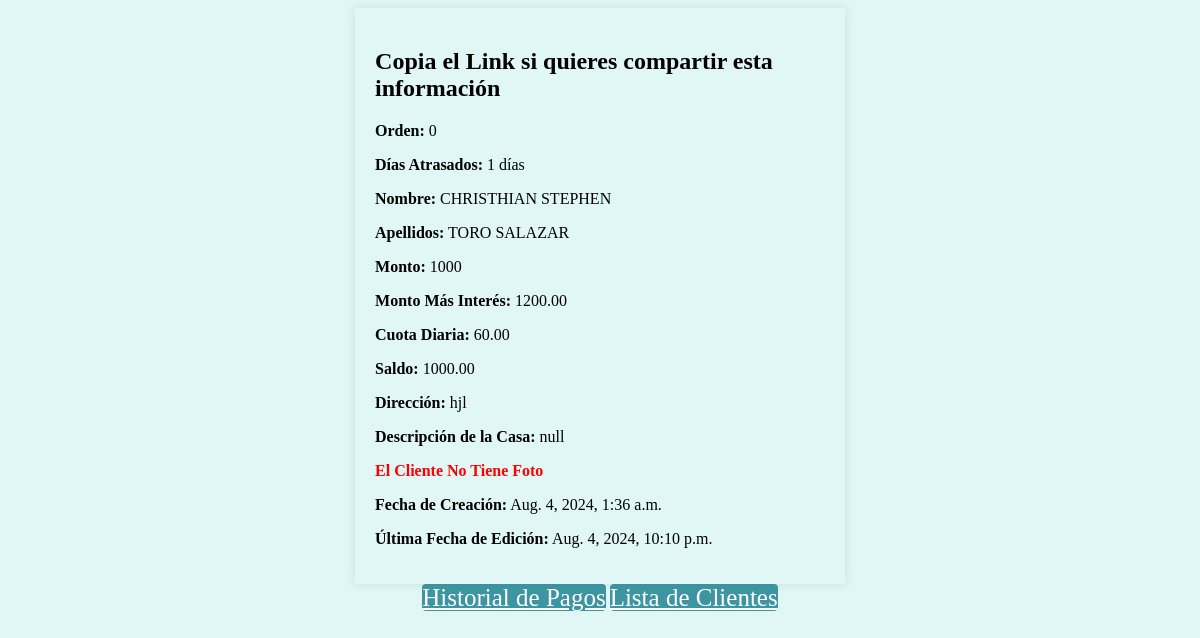
Screenshot of /prestamosapp/informacion_cliente/76/ with the database file from the repository.
### prestamosapp/models.py (models this page shows, shortened)
class Cliente(models.Model):
    nombre = models.CharField(max_length=100)
    apellidos = models.CharField(max_length=100)
    monto = models.IntegerField()  # Amount of the loan
    monto_mas_interes = models.DecimalField(max_digits=10, decimal_places=2, blank=True, null=True)  # Loan amount + 20% interest
    couta_diaria = models.DecimalField(max_digits=10, decimal_places=2, blank=True, null=True)  # Daily installment
    saldo = models.DecimalField(max_digits=10, decimal_places=2, blank=True, null=True)  # Remaining balance
    direccion = models.CharField(max_length=100)
    descripcion_casa = models.TextField(default='null', verbose_name="Descripción de la Casa")
    foto_casa = models.ImageField(default='null', verbose_name="Foto de la Casa", upload_to='articulos')
    fecha_de_creacion = models.DateTimeField(auto_now_add=True)
    ultima_fecha_de_edicion = models.DateTimeField(auto_now=True)
    order = models.SmallIntegerField(default=0, verbose_name="Orden")
    saldo = models.DecimalField(max_digits=10, decimal_places=2, default=0)
    def days_since_last_payment(self):
        last_payment_date = self.payment_set.order_by('-payment_date').values_list('payment_date', flat=True).first()
        if not last_payment_date:
            return None
        days_since_payment = (timezone.now() - last_payment_date).days
        return days_since_payment
    class Meta:
        verbose_name = "Tu cliente"
        verbose_name_plural = "Tus Clientes"
        ordering = ['order']

### prestamosapp/views.py (the view)
# urls.py: path('informacion_cliente/<int:pk>/', views.cliente_full_info, name='informacion_cliente'),
def cliente_full_info(request, pk):
    cliente = get_object_or_404(Cliente, pk=pk)
    days_since_last_payment = cliente.days_since_last_payment()
    return render(request, 'detalles_cliente.html', {
        'cliente': cliente,
        'days_since_last_payment': days_since_last_payment
    })

### prestamosapp/templates/detalles_cliente.html (shortened to what this page needs)
<!DOCTYPE html>
<html lang="en">
<head>
    {% load static %}
    <link rel="stylesheet" href="{% static 'css/cliente_full_info.css' %}">
    <link rel="stylesheet" href="https://cdnjs.cloudflare.com/ajax/libs/fancybox/3.5.7/jquery.fancybox.min.css" />
</head>
<body>
    {% block content %}
    <div class="container">
                <h2>Copia el Link si quieres compartir esta información</h2>
                    <p><strong>Orden:</strong> {{ cliente.order }}</p>
                    {% if days_since_last_payment is None %}
                    <p><strong>Días desde el último pago:</strong> No se han realizado pagos aún.</p>
                    {% else %}
                        <p><strong>Días Atrasados:</strong> {{ days_since_last_payment }} días</p>
                    {% endif %}
                    <p><strong>Nombre:</strong> {{ cliente.nombre }}</p>
                    <p><strong>Apellidos:</strong> {{ cliente.apellidos }}</p>
                    <p><strong>Monto:</strong> {{ cliente.monto }}</p>
                    <p><strong>Monto Más Interés:</strong> {{ cliente.monto_mas_interes }}</p>
                    <p><strong>Cuota Diaria:</strong> {{ cliente.couta_diaria }}</p>
                    <p><strong>Saldo:</strong> {{ cliente.saldo }}</p>
                    <p><strong>Dirección:</strong> {{ cliente.direccion }}</p>
                    <p><strong>Descripción de la Casa:</strong> {{ cliente.descripcion_casa }}</p>
                    {% if cliente.foto_casa != 'null' and cliente.foto_casa.url|length >= 1 %}
                            <a class="fancybox" href="{{ cliente.foto_casa.url }}">
                                <img src="{{ cliente.foto_casa.url }}" class="thumbnail" />
                            </a>
                    {%else%} <h4> El Cliente No Tiene Foto</h4>
                    {% endif %}
                    <p><strong>Fecha de Creación:</strong> {{ cliente.fecha_de_creacion }}</p>
                    <p><strong>Última Fecha de Edición:</strong> {{ cliente.ultima_fecha_de_edicion }}</p>
                        </div>
            <div class="menu">
                {%if user.username == 'paquete2' %}
                <a href="{% url 'paquete2:client_detail' cliente.id %}" class="btn">Historial de Pagos</a>
                <a href="{% url 'paquete2:cliente_list' %}" class="btn">Lista de Clientes</a>
                {% elif user.username == 'paquete3'%}
                    <a href="{% url 'paquete3:client_detail' cliente.id %}" class="btn">Historial de Pagos</a>
                    <a href="{% url 'paquete3:cliente_list' %}" class="btn">Lista de Clientes</a>
                {% elif user.username == 'paquete4'%}
                <a href="{% url 'paquete4:client_detail' cliente.id %}" class="btn">Historial de Pagos</a>
                <a href="{% url 'paquete4:cliente_list' %}" class="btn">Lista de Clientes</a>
                {% elif user.username == 'paquete5'%}
                <a href="{% url 'paquete5:client_detail' cliente.id %}" class="btn">Historial de Pagos</a>
                <a href="{% url 'paquete5:cliente_list' %}" class="btn">Lista de Clientes</a>
                {%else%}
                    <a href="{% url 'prestamosapp:client_detail' cliente.id %}" class="btn">Historial de Pagos</a>
                    <a href="{% url 'prestamosapp:cliente_list' %}" class="btn">Lista de Clientes</a>
                {%endif%}
            </div>
    {% endblock %}
</body>
</html>

### prestamosapp/static/css/cliente_full_info.css (style rules this page uses)
body { display: grid; background-color: #E1F7F5; }
.container { width: 38%; margin: 0 auto; padding: 20px; box-shadow: 0 0 10px rgba(0, 0, 0, 0.1); }
.menu { position: relative; margin: auto; }
.btn { display: inline; width: 100%; height: 20px; font-size: 25px; color: #fff; background-color: #117b8bc8; border: none; border-radius: 4px; cursor: pointer; text-align: center; transition: background-color 0.3s; }
h4 { color: red; margin: 5px 0; }

### rows the page displays
Cliente: order "0", nombre "CHRISTHIAN STEPHEN", apellidos "TORO SALAZAR", monto "1000", monto_mas_interes "1200.00", couta_diaria "60.00", saldo "1000.00", direccion "hjl", descripcion_casa "null", fecha_de_creacion "Aug. 4, 2024, 1:36 a.m.", ultima_fecha_de_edicion "Aug. 4, 2024, 10:10 p.m."

### other values shown
{{ days_since_last_payment }} "1"
